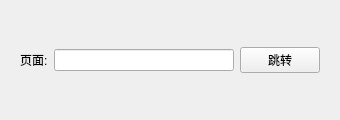
<?xml version="1.0" encoding="UTF-8"?>
<ui version="4.0">
 <class>Skip</class>
 <widget class="QWidget" name="Skip">
  <property name="geometry">
   <rect>
    <x>0</x>
    <y>0</y>
    <width>340</width>
    <height>120</height>
   </rect>
  </property>
  <property name="minimumSize">
   <size>
    <width>340</width>
    <height>120</height>
   </size>
  </property>
  <property name="windowTitle">
   <string>跳转页面</string>
  </property>
  <property name="windowIcon">
   <iconset resource="TextOpen.qrc">
    <normaloff>:/images/logo.ico</normaloff>:/images/logo.ico</iconset>
  </property>
  <layout class="QHBoxLayout" name="horizontalLayout">
   <property name="leftMargin">
    <number>20</number>
   </property>
   <property name="rightMargin">
    <number>20</number>
   </property>
   <item>
    <widget class="QLabel" name="label">
     <property name="text">
      <string>页面:</string>
     </property>
    </widget>
   </item>
   <item>
    <widget class="QLineEdit" name="lineEdit"/>
   </item>
   <item>
    <widget class="QPushButton" name="pushButton">
     <property name="text">
      <string>跳转</string>
     </property>
    </widget>
   </item>
  </layout>
 </widget>
 <resources>
  <include location="TextOpen.qrc"/>
 </resources>
 <connections/>
</ui>
